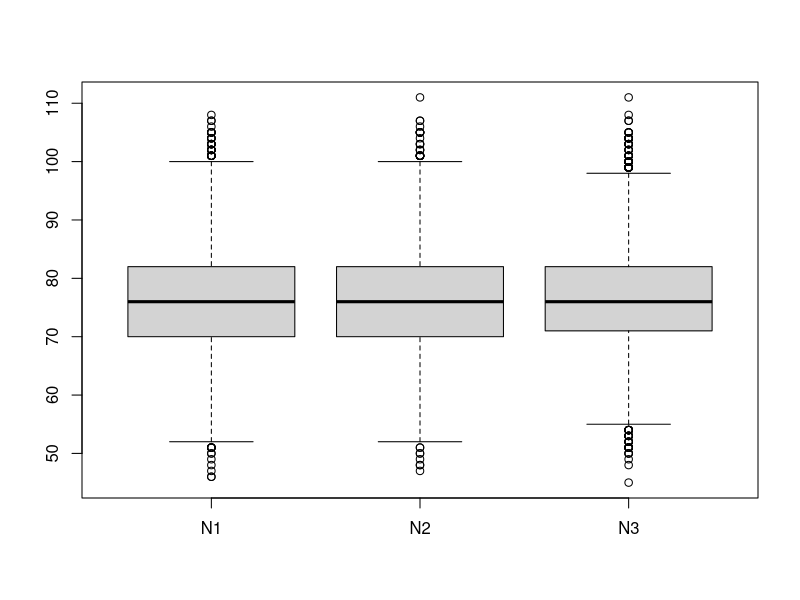

Recreate this plot in R.


deployments<- 8
# CATCHABILITY
q<- runif(deployments, 0.00005, 0.00015)
# EFFORT
f<- runif(deployments, 80,120)
# CAPTURE PROBABILITY
Pi<- q*f # DEPLOYMENT LEVEL
P<- sum(Pi) # OVERALL CAPTURE PROBABILITY

# CALCULATE CONDTITIONAL PROBABILITIES
# NEEDED TO GENERATE CATCH FOR EACH DEPLOYMENT
# CONDITIONAL THAT YOU CANNOT CATCH THE SAME 
# FISH ON MORE THAN 1 GEAR.
condP<- Pi
for(i in 2:deployments)
    {
    condP[i]<- Pi[i]/prod(1-condP[1:i])
    }


## SIMULATE CATCH PROCESS AS WOUDL BE IMPLENTMED
## FOR CAPTURE RECAPTURE   

# number of critters
N<- 1000 

N1<-c() # CATCHABILITY
N2<-c() # CAUGHT IN ALL DEPLOYMENTS
N3<-c() # DEPLOYMENT LEVEL CAPTURE OF INDIVUALS

for(i in 1:10000)
    {
    # CATCH FOR ALL DEPLOYMENTS
    C_i<- rpois(deployments,N*q*f) # DEPLOYMENT CATCH
    N1<- c(N1,sum(C_i)) # BEND CATCH
    # CATCH FOR ALL DEPLOYMENTS
    C_ind<- rbinom(N,1,P)    
    N2<- c(N2,sum(C_ind))
    
    }

# SIMULTE DEPLOYMENT LEVEL CATCH
for(i in 1:10000)
    {
    C_d<- matrix(0,N,deployments)
    C_d[,1]<- rbinom(N,1,condP[1])
    for(i in 2:deployments)
        {
        C_d[,i]<- rbinom(N,1, (1-rowSums(C_d[,1:i]))*condP[i])
        }
    N3<-c(N3,sum(C_d))
    }

    
# same
boxplot(cbind(N1,N2,N3))


